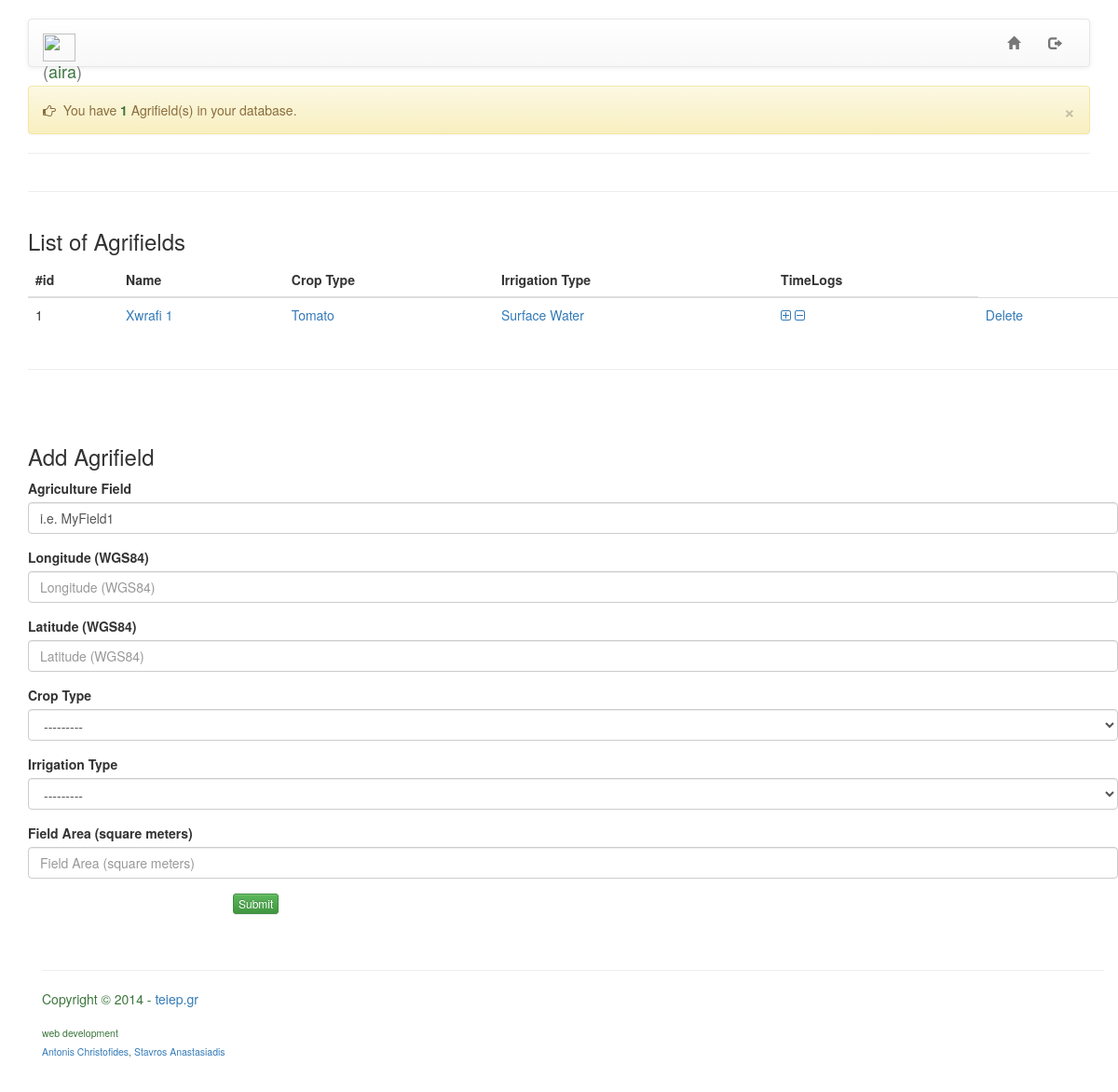
The page /create_agrifield (signed in) on the database as committed earlier.
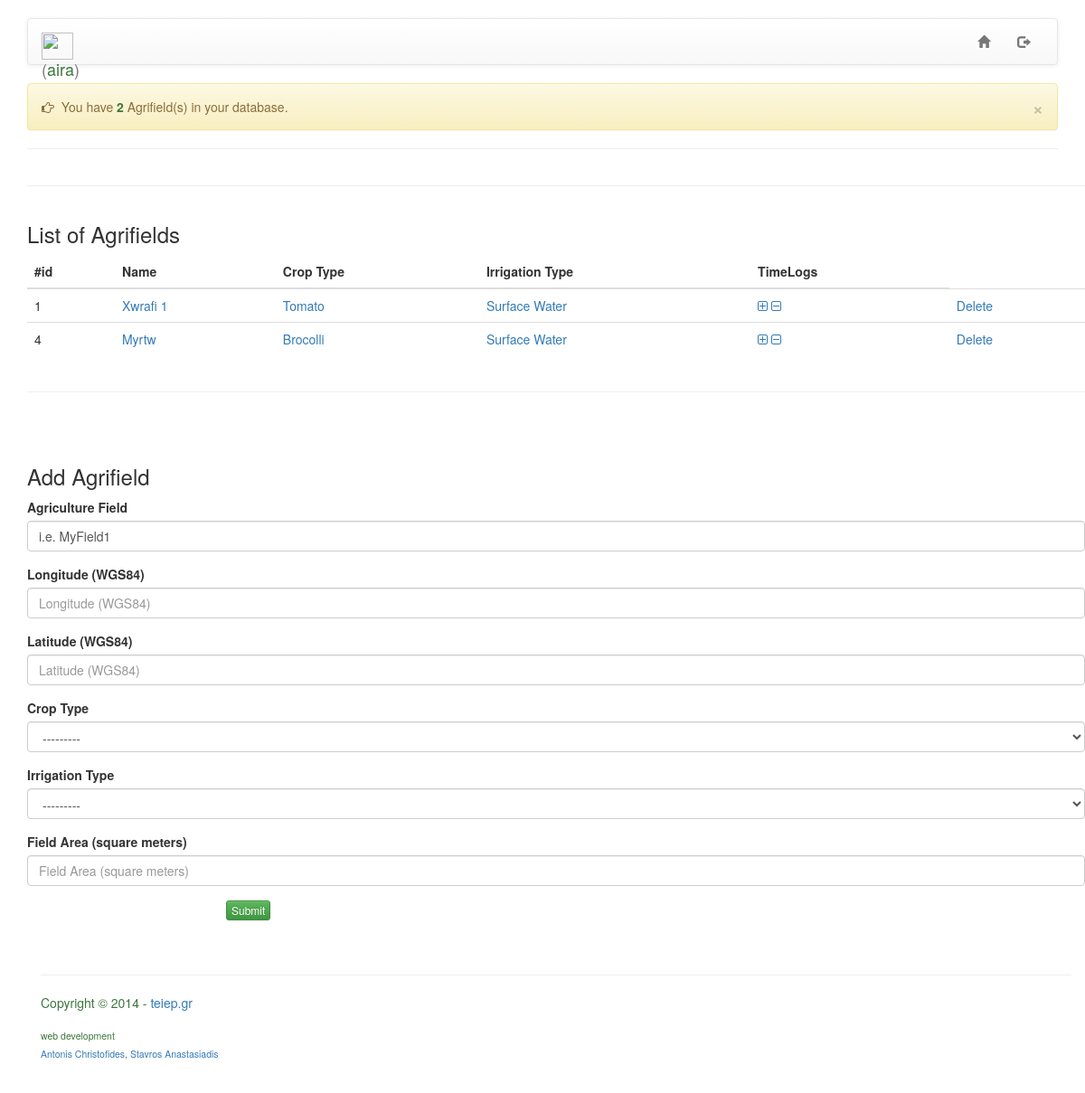
The same page on the database as committed later.
### aira/models.py (models this page shows, shortened)
class Agrifield(models.Model):
    owner = models.ForeignKey(User)
    name = models.CharField(max_length=255,
                            default='i.e. MyField1')
    lon = models.FloatField()
    lat = models.FloatField()
    ct = models.ForeignKey(CropType)
    irrt = models.ForeignKey(IrrigationType)
    area = models.FloatField()
    class Meta:
        ordering = ('-name',)
        verbose_name_plural = 'Agrifields'

class CropType(models.Model):
    ct_name = models.CharField(max_length=100)
    ct_coeff = models.DecimalField(max_digits=6, decimal_places=2)
    ct_rd = models.DecimalField(max_digits=6, decimal_places=2, default=0)
    class Meta:
        ordering = ('-ct_name',)
        verbose_name_plural = 'Crop Types'
    def __unicode__(self):
        return "CropType: {}".format(self.ct_name)

class IrrigationType(models.Model):
    irrt_name = models.CharField(max_length=100)
    irrt_eff = models.DecimalField(max_digits=2, decimal_places=2)
    class Meta:
        ordering = ('-irrt_name',)
        verbose_name_plural = 'Irrigation Types'
    def __unicode__(self):
        return "IrrigationType: {}".format(self.irrt_name)

### aira/views.py (the view, shortened to what this page needs)
class CreateAgrifield(CreateView):
    model = Agrifield
    form_class = AgrifieldForm
    success_url = "/home"
    def get_context_data(self, **kwargs):
        context = super(CreateAgrifield, self).get_context_data(**kwargs)
        try:
            context['agrifields'] = Agrifield.objects.filter(owner=self.request.user).all()
            context['fields_count'] = context['agrifields'].count()
        except Agrifield.DoesNotExist:
            context['agrifields'] = None
        return context

### aira/forms.py
class AgrifieldForm(forms.ModelForm):
    class Meta:
        model = Agrifield
        exclude = ('owner',)
        labels = {
            'name': _('Agriculture Field '),
            'lat': _('Latitude (WGS84)'),
            'lon': _('Longitude (WGS84)'),
            'ct': _('Crop Type'),
            'irrt': _('Irrigation Type'),
            'area': _('Field Area (square meters)')
        }

### aira/templates/aira/agrifield_form.html (shortened to what this page needs)
{% extends 'base.html' %}
{% load bootstrap3 %}
{% block content %}
<div class="alert alert-warning">
    <a href="#" class="close" data-dismiss="alert">&times;</a>
    <i class="fa fa-hand-o-right fa-1x"></i>&nbsp;  You have <b><span class="text text-success">{{fields_count}}</span></b> Agrifield(s) in your database.
</div>
<hr>
<div class="container">
    <div class="row">
      <hr>
        <div class="table-responsive">
        {% if agrifields %}
            <table class="table">
              <h3> List of Agrifields</h3>
                  <thead>
                    <tr>
                      <th>#id</th>
                      <th>Name</th>
                      <th>Crop Type</th>
                      <th>Irrigation Type</th>
                      <th>TimeLogs</th>
                    </tr>
                  </thead>
                  <tbody>
                    {% for f in agrifields  %}
                        <tr>
                          <td>{{ f.id }}</td>
                          <td><a href="{% url 'update_agrifield' f.id%}">{{f.name}}</a></td>
                          <td><a href="{% url 'update_agrifield' f.id%}">{{f.ct.ct_name}}</td>
                          <td><a href="{% url 'update_agrifield' f.id%}">{{f.irrt.irrt_name}}</a></td>
                          <td><a href="{% url 'create_irrlog' f.id %}"><i class="fa fa-plus-square-o"></i>&nbsp;<i class="fa fa-minus-square-o"></i></a></td>
                          <td><a href="{% url 'delete_agrifield' f.id %}">Delete </a></td>
                        </tr>
                    {% endfor %}
                  </tbody>
                </table>
        {% endif %}
        </div>
        <hr><br><br>
        <h3>Add Agrifield</h3>
        <div class="col-lg-12">
            <form method="post" role="form" class="form-horizontal">
                    {% bootstrap_form form layout='horizontal' %}
                    {% buttons %}
                    <div class="col-sm-offset-2 col-sm-10">
                        <button type="submit" class="btn btn-success btn-xs">Submit</button>
                    </div>
            {% endbuttons %}
            </form>
        </div>
</div>
{% endblock %}

Rows that differ between the two databases and show on the page:
added Agrifield: id "4", name "Myrtw", ct.ct_name "Brocolli", irrt.irrt_name "Surface Water"
Other text that changed with them:
{{ fields_count }}: "1" → "2"
